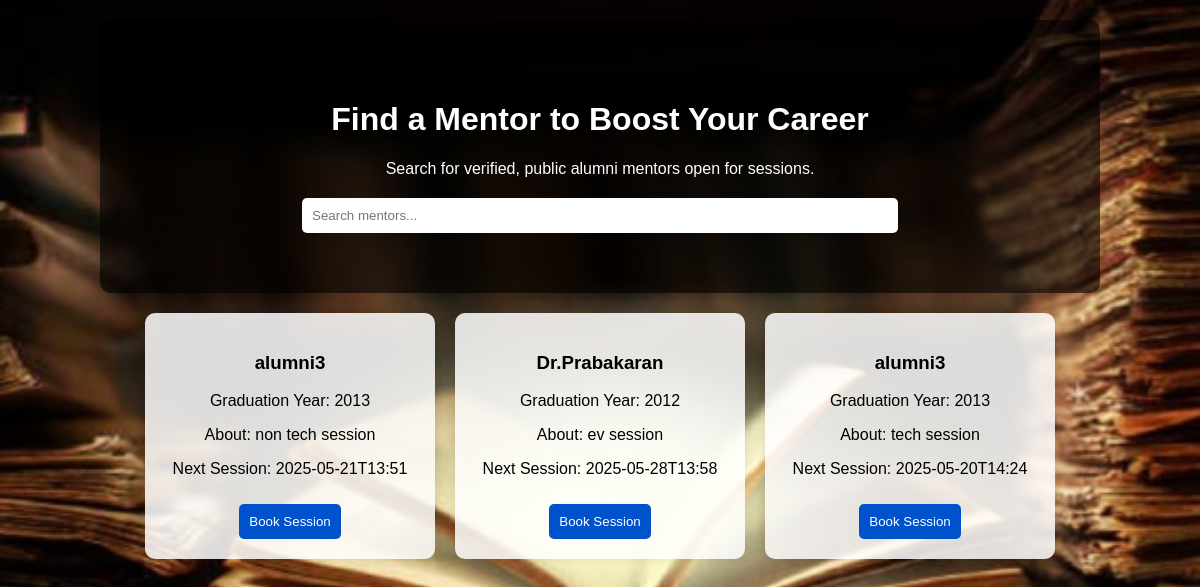
Page /mentorship (signed in) on the committed database.
### tables this page shows
CREATE TABLE mentor_session (
            session_id INTEGER PRIMARY KEY AUTOINCREMENT,
            alumni_id INTEGER NOT NULL,
            session_start_time DATETIME NOT NULL,
            session_meet_link TEXT,
            session_description TEXT NOT NULL,
            session_started BOOLEAN DEFAULT 0,
            mentor_name TEXT NOT NULL,
            mentor_field TEXT NOT NULL,
            session_time DATETIME NOT NULL,
            mentor_image TEXT,
            FOREIGN KEY(alumni_id) REFERENCES user(id)
        );

CREATE TABLE user (
            id INTEGER PRIMARY KEY AUTOINCREMENT,
            fullname TEXT NOT NULL,
            email TEXT UNIQUE NOT NULL,
            password_hash TEXT NOT NULL,
            role TEXT DEFAULT 'user',
            graduation_year INTEGER,
            verified BOOLEAN DEFAULT 0,
            active BOOLEAN DEFAULT 1,
            failed_attempts INTEGER DEFAULT 0,
            locked_until TEXT,
            created_at TEXT DEFAULT CURRENT_TIMESTAMP
        , first_name TEXT, last_name TEXT, department TEXT, resume BLOB, privacy TEXT DEFAULT 'public', avatar BLOB, last_failed_attempt TEXT);

### app.py (the view)
@app.route('/mentorship')
def mentorship():
    if "user" not in session:
        return redirect(url_for('login'))
    with get_db() as conn:
        mentors = conn.execute("""
            SELECT
                ms.session_id,
                u.fullname,
                u.graduation_year,
                u.privacy,
                ms.session_time as session_start_time,
                ms.session_meet_link,
                ms.session_description,
                ms.session_started,
                ms.mentor_name,
                ms.mentor_field,
                ms.mentor_image
            FROM mentor_session ms
            JOIN user u ON ms.alumni_id = u.id
            WHERE u.privacy = 'public' AND u.verified = 1 AND u.active = 1
        """).fetchall()
        sessions = conn.execute("""
            SELECT
                ms.session_id,
                ms.mentor_name,
                ms.mentor_field,
                ms.session_time as session_start_time,
                ms.session_meet_link,
                ms.session_description,
                ms.session_started,
                ms.mentor_image
            FROM mentor_session ms
            JOIN user u ON ms.alumni_id = u.id
            WHERE ms.session_time > datetime('now')
            ORDER BY ms.session_time ASC
        """).fetchall()
    return render_template('mentorship.html', mentors=mentors, sessions=sessions)

### app.py (called while the page is built)
def get_db():
    conn = sqlite3.connect(DB_PATH)
    conn.row_factory = sqlite3.Row
    conn.execute("PRAGMA foreign_keys = ON")
    return conn

### templates/mentorship.html (shortened to what this page needs)
<!DOCTYPE html>
<html lang="en">
<head>
</head>
<body>
    <div class="hero">
        <h1>Find a Mentor to Boost Your Career</h1>
        <p>Search for verified, public alumni mentors open for sessions.</p>
        <div class="search-box">
            <input type="text" id="searchInput" placeholder="Search mentors...">
        </div>
    </div>
    <div class="mentor-list" id="mentorContainer">
        {% if mentors %}
            {% for mentor in mentors %}
                <div class="mentor" data-field="{{ (mentor.fullname ~ ' ' ~ (mentor.session_description or ''))|lower }}">
                    <h3>{{ mentor.fullname }}</h3>
                    <p>Graduation Year: {{ mentor.graduation_year }}</p>
                    <p>About: {{ mentor.session_description }}</p>
                    <p>Next Session: {{ mentor.session_start_time or "TBD" }}</p>
                    <button class="book-btn" data-session-id="{{ mentor.session_id }}">Book Session</button>
                </div>
            {% endfor %}
        {% else %}
            <p style="text-align: center;">No mentors available at the moment.</p>
        {% endif %}
    </div>
</body>
</html>

### templates/mentorship.html (style rules this page uses)
body { font-family: Arial, sans-serif; margin: 0; padding: 0; background: url('/static/images/background_feed.png') no-repeat center center/cover; text-align: center; height:100vh; background-attachment: fixed; }
.hero { padding: 60px 20px; color: white; background: rgba(0, 0, 0, 0.6); border-radius: 10px; width: 80%; margin: 20px auto; }
.search-box { margin-top: 20px; }
.search-box input { padding: 10px; width: 60%; border: none; border-radius: 5px; }
.mentor-list { display: flex; justify-content: center; gap: 20px; flex-wrap: wrap; }
.mentor { background: rgba(255, 255, 255, 0.85); padding: 20px; border-radius: 10px; box-shadow: 0 0 10px rgba(0, 0, 0, 0.1); text-align: center; width: 250px; }
button { margin-top: 10px; background: #0052cc; color: white; border: none; padding: 10px; border-radius: 5px; cursor: pointer; }

### rows in the picture
mentor_session: fullname "alumni3", graduation_year "2013", session_description "non tech session", session_time "2025-05-21T13:51"
mentor_session: fullname "Dr.Prabakaran", graduation_year "2012", session_description "ev session", session_time "2025-05-28T13:58"
mentor_session: fullname "alumni3", graduation_year "2013", session_description "tech session", session_time "2025-05-20T14:24"
